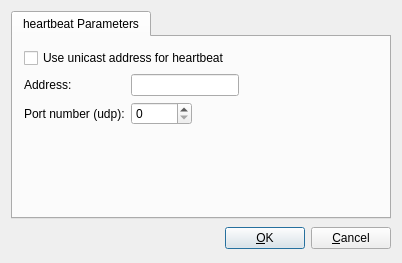
<?xml version="1.0" encoding="UTF-8"?>
<ui version="4.0">
 <class>heartbeatOptionsDialog_q</class>
 <widget class="QDialog" name="heartbeatOptionsDialog_q">
  <property name="geometry">
   <rect>
    <x>0</x>
    <y>0</y>
    <width>402</width>
    <height>263</height>
   </rect>
  </property>
  <property name="windowTitle">
   <string>heartbeat protocol settings</string>
  </property>
  <layout class="QGridLayout">
   <item row="1" column="0">
    <layout class="QHBoxLayout">
     <item>
      <spacer>
       <property name="orientation">
        <enum>Qt::Orientation::Horizontal</enum>
       </property>
       <property name="sizeType">
        <enum>QSizePolicy::Policy::Expanding</enum>
       </property>
       <property name="sizeHint" stdset="0">
        <size>
         <width>151</width>
         <height>27</height>
        </size>
       </property>
      </spacer>
     </item>
     <item>
      <widget class="QPushButton" name="buttonOk">
       <property name="text">
        <string>&amp;OK</string>
       </property>
       <property name="shortcut">
        <string/>
       </property>
       <property name="autoDefault">
        <bool>true</bool>
       </property>
       <property name="default">
        <bool>true</bool>
       </property>
      </widget>
     </item>
     <item>
      <widget class="QPushButton" name="buttonCancel">
       <property name="text">
        <string>&amp;Cancel</string>
       </property>
       <property name="shortcut">
        <string/>
       </property>
       <property name="autoDefault">
        <bool>true</bool>
       </property>
      </widget>
     </item>
    </layout>
   </item>
   <item row="0" column="0">
    <widget class="QTabWidget" name="tabWidget">
     <property name="tabShape">
      <enum>QTabWidget::TabShape::Rounded</enum>
     </property>
     <property name="currentIndex">
      <number>0</number>
     </property>
     <widget class="QWidget" name="tab">
      <attribute name="icon">
       <iconset>
        <normaloff>:/Icons/Options</normaloff>:/Icons/Options</iconset>
      </attribute>
      <attribute name="title">
       <string>heartbeat Parameters</string>
      </attribute>
      <layout class="QGridLayout" name="gridLayout_111">
       <item row="0" column="0" colspan="4">
        <widget class="QCheckBox" name="use_unicast">
         <property name="toolTip">
          <string>Heartbeat should be configured to use unicast address
of each firewall member for health checks. Firewall Builder
will add policy rules to permit these automatically.</string>
         </property>
         <property name="text">
          <string>Use unicast address for heartbeat</string>
         </property>
        </widget>
       </item>
       <item row="1" column="0">
        <widget class="QLabel" name="heartbeat_address_label">
         <property name="text">
          <string>Address:</string>
         </property>
        </widget>
       </item>
       <item row="1" column="1" colspan="2">
        <widget class="QLineEdit" name="heartbeat_address">
         <property name="toolTip">
          <string>Enter multicat address used for heartbeat health checks here.</string>
         </property>
        </widget>
       </item>
       <item row="1" column="3">
        <spacer name="horizontalSpacer_2">
         <property name="orientation">
          <enum>Qt::Orientation::Horizontal</enum>
         </property>
         <property name="sizeHint" stdset="0">
          <size>
           <width>56</width>
           <height>20</height>
          </size>
         </property>
        </spacer>
       </item>
       <item row="2" column="0">
        <widget class="QLabel" name="label_2">
         <property name="text">
          <string>Port number (udp):</string>
         </property>
        </widget>
       </item>
       <item row="2" column="1">
        <widget class="QSpinBox" name="heartbeat_port">
         <property name="maximum">
          <number>65535</number>
         </property>
        </widget>
       </item>
       <item row="2" column="2" colspan="2">
        <spacer name="horizontalSpacer">
         <property name="orientation">
          <enum>Qt::Orientation::Horizontal</enum>
         </property>
         <property name="sizeHint" stdset="0">
          <size>
           <width>120</width>
           <height>20</height>
          </size>
         </property>
        </spacer>
       </item>
       <item row="3" column="0" colspan="4">
        <spacer>
         <property name="orientation">
          <enum>Qt::Orientation::Vertical</enum>
         </property>
         <property name="sizeHint" stdset="0">
          <size>
           <width>20</width>
           <height>40</height>
          </size>
         </property>
        </spacer>
       </item>
      </layout>
     </widget>
    </widget>
   </item>
  </layout>
 </widget>
 <layoutdefault spacing="6" margin="11"/>
 <tabstops>
  <tabstop>buttonOk</tabstop>
  <tabstop>buttonCancel</tabstop>
  <tabstop>tabWidget</tabstop>
 </tabstops>
 <resources>
  <include location="MainRes.qrc"/>
 </resources>
 <connections>
  <connection>
   <sender>buttonOk</sender>
   <signal>clicked()</signal>
   <receiver>heartbeatOptionsDialog_q</receiver>
   <slot>accept()</slot>
   <hints>
    <hint type="sourcelabel">
     <x>316</x>
     <y>472</y>
    </hint>
    <hint type="destinationlabel">
     <x>20</x>
     <y>20</y>
    </hint>
   </hints>
  </connection>
  <connection>
   <sender>buttonCancel</sender>
   <signal>clicked()</signal>
   <receiver>heartbeatOptionsDialog_q</receiver>
   <slot>reject()</slot>
   <hints>
    <hint type="sourcelabel">
     <x>397</x>
     <y>472</y>
    </hint>
    <hint type="destinationlabel">
     <x>20</x>
     <y>20</y>
    </hint>
   </hints>
  </connection>
  <connection>
   <sender>use_unicast</sender>
   <signal>toggled(bool)</signal>
   <receiver>heartbeatOptionsDialog_q</receiver>
   <slot>toggleUseUnicast()</slot>
   <hints>
    <hint type="sourcelabel">
     <x>204</x>
     <y>51</y>
    </hint>
    <hint type="destinationlabel">
     <x>200</x>
     <y>131</y>
    </hint>
   </hints>
  </connection>
 </connections>
 <slots>
  <slot>toggleUseUnicast()</slot>
 </slots>
</ui>
